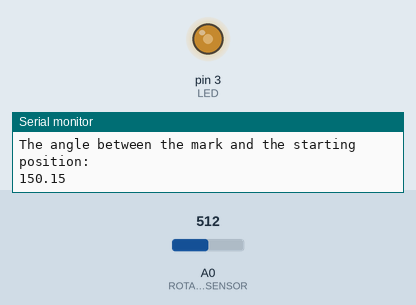
Bench run of a sketch on a simulated Arduino Uno, built with avr-gcc and run on an emulated ATmega328P. Parts: output pins drawn as LEDs (lit = HIGH), the last lines printed to the serial monitor. The inputs (shaded band) are chosen by the test bench; at power-on: A0 (ROTARY_ANGLE_SENSOR) = 512.

Above: at 1.3 s.
1.4 s: A0 (ROTARY_ANGLE_SENSOR) set to 716
At 2.7 s:
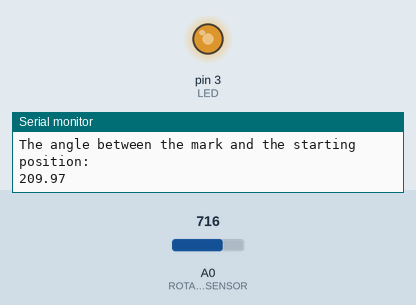
3.0 s: A0 (ROTARY_ANGLE_SENSOR) set to 900
At 4.1 s:
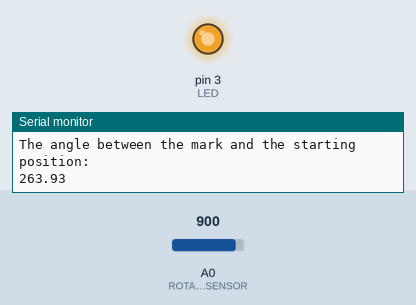
4.5 s: A0 (ROTARY_ANGLE_SENSOR) set to 122
At 5.3 s:
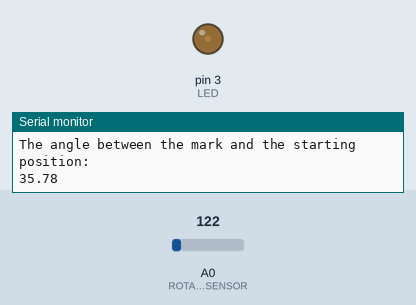
6.0 s: A0 (ROTARY_ANGLE_SENSOR) set to 0
At 6.6 s:
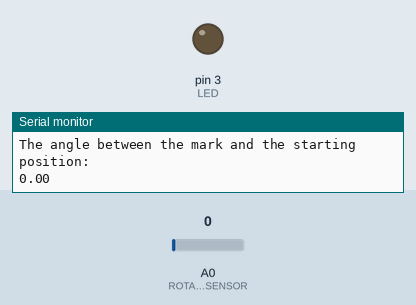
Timing chart, 0 to 8.5 s (numbered marks = the images above; inputs shaded):
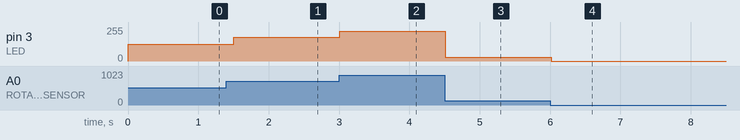

The sketch:

rotary_potentialmeter.ino
```cpp
#define ROTARY_ANGLE_SENSOR A0
#define LED 3  //the Grove - LED is connected to PWM pin D3 of Arduino
#define ADC_REF 5 //reference voltage of ADC is 5v.If the Vcc switch on the seeeduino
                    //board switches to 3V3, the ADC_REF should be 3.3
#define GROVE_VCC 5 //VCC of the grove interface is normally 5v
#define FULL_ANGLE 300 //full value of the rotary angle is 300 degrees

void setup()
{
    Serial.begin(9600);
    pinMode(ROTARY_ANGLE_SENSOR, INPUT);
    pinMode(LED,OUTPUT);
}

void loop()
{
    float voltage;
    int sensor_value = analogRead(ROTARY_ANGLE_SENSOR);
    voltage = (float)sensor_value*ADC_REF/1023;
    float degrees = (voltage*FULL_ANGLE)/GROVE_VCC;
    Serial.println("The angle between the mark and the starting position:");
    Serial.println(degrees);

    int brightness;
    brightness = map(degrees, 0, FULL_ANGLE, 0, 255);
    analogWrite(LED,brightness);
    delay(500);
}
```

Measured:
- after the input at 1.4 s, pin 3 (LED): 127/255 → 177/255 after 0.10 s
- after the input at 3.0 s, pin 3 (LED): 177/255 → 223/255 at once
- after the input at 4.5 s, pin 3 (LED): 223/255 → 29/255 at once
- after the input at 6.0 s, pin 3 (LED): 29/255 → 0/255 at once
